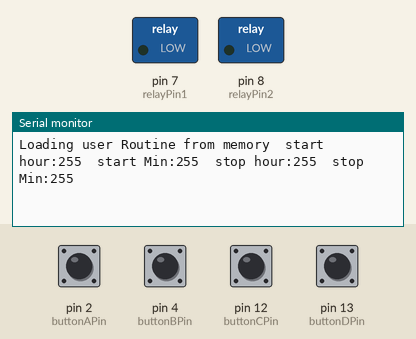
Recording of a sketch running on a simulated Arduino Uno, built with avr-gcc and run on an emulated ATmega328P. On the bench: switched loads named in the sketch (green lamp = pin HIGH), the last lines printed to the serial monitor. The test bench sets the inputs (shaded band); at power-on: pin 2 (buttonAPin), pin 4 (buttonBPin), pin 12 (buttonCPin), pin 13 (buttonDPin) HIGH. The local clock reads 2024-03-15 10:24:30 at power-on unless the sketch sets it.

Above: at 1.5 s.
1.6 s: pin 2 (buttonAPin) pulled LOW for 0.15 s
At 2.9 s:
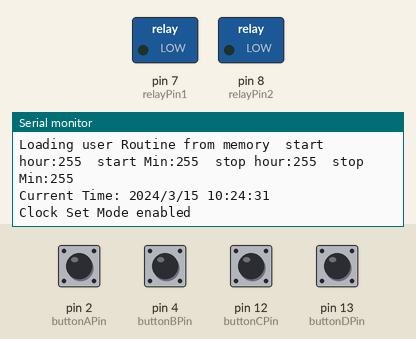
3.2 s: pin 4 (buttonBPin) pulled LOW for 0.15 s
At 4.4 s:
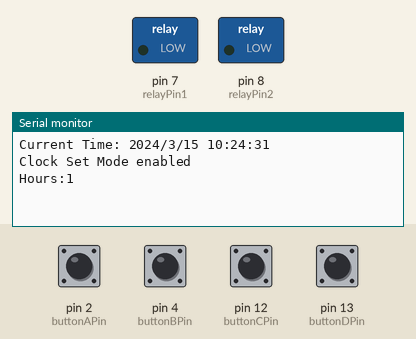
4.8 s: pin 12 (buttonCPin) pulled LOW for 0.15 s
At 5.8 s:
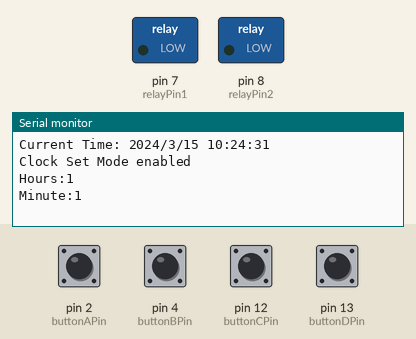
6.4 s: pin 13 (buttonDPin) pulled LOW for 0.15 s
At 7.7 s:
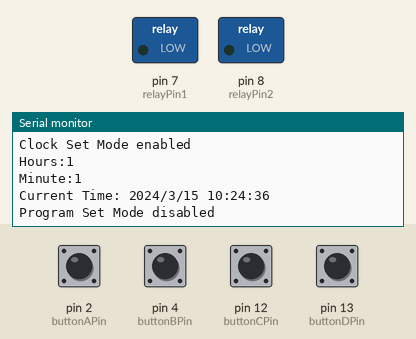
8.0 s: pin 2 (buttonAPin) pulled LOW for 1 s
At 11.5 s:
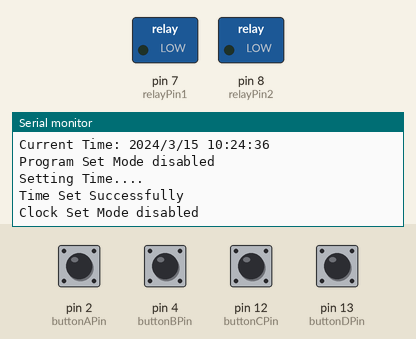
11.6 s: pin 13 (buttonDPin) pulled LOW for 1 s
At 13.0 s:
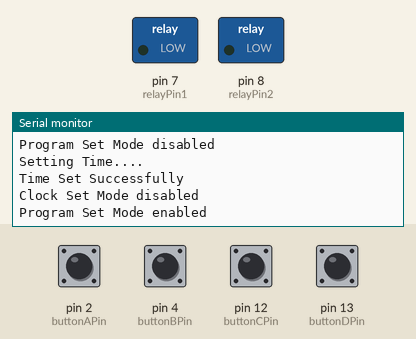

Measured:
- after the input at 1.6 s, the serial monitor: prints a new line after 0.15 s (image 1)
- after the input at 3.2 s, the serial monitor: prints a new line at once (image 2)
- after the input at 4.8 s, the serial monitor: prints a new line at once (image 3)
- after the input at 6.4 s, the serial monitor: prints a new line after 0.15 s (image 4)
- after the input at 8.0 s, the serial monitor: prints a new line after 1.0 s (image 5)
- after the input at 11.6 s, the serial monitor: prints a new line after 1.0 s (image 6)

The sketch:

RTC_Solar_Timer.ino
```cpp
#include <RTClib.h>     // Include the RTClib library for real-time clock functionality
#include <EEPROM.h> // Include the EEPROM library to store user routines

RTC_DS1307 rtc;          // Create an instance of the RTC_DS1307 class

const int relayPin1 = 7;
const int relayPin2 = 8;

const int buttonAPin = 2;
const int buttonBPin = 4;
const int buttonCPin = 12;
const int buttonDPin = 13;

bool clockSetMode = false;
bool saveTime = false;
bool progTime = false;
bool progSetMode = false;
bool setStartTime = false;
int hours = 0;
int Min = 0;

int startHour[3] = {0}; // Start times for each routine (routine 1, routine 2, routine 3)
int startMin[3] = {0};
int stopHour[3] = {0};  // Stop times for each routine (routine 1, routine 2, routine 3)
int stopMin[3] = {0};

unsigned long debounceDelay = 50;
bool lastButtonStateA = HIGH;
bool lastButtonStateB = HIGH;
bool lastButtonStateC = HIGH;
bool lastButtonStateD = HIGH;

unsigned long buttonPressStartTime = 0;
unsigned long longPressDuration = 1000; // Define the duration for a long press (in milliseconds)

int currentRoutine = 0; // Keeps track of the current routine being set

enum ProgramState {
  IDLE,
  SET_START_TIME,
  SET_STOP_TIME
};
ProgramState progState = SET_START_TIME;

void setup() {
  Serial.begin(115200);
  pinMode(buttonAPin, INPUT);
  pinMode(buttonBPin, INPUT);
  pinMode(buttonCPin, INPUT);
  pinMode(buttonDPin, INPUT); // for time setting

  pinMode(relayPin1, OUTPUT);
  pinMode(relayPin2, OUTPUT);

  digitalWrite(buttonAPin, HIGH);
  digitalWrite(buttonBPin, HIGH);
  digitalWrite(buttonCPin, HIGH);
  digitalWrite(buttonDPin, HIGH);

  Serial.println("Welcome!");

  if (!rtc.begin()) {
    Serial.println("Couldn't find RTC");
    Serial.flush();
    while (1) delay(10);
  }

  if (!rtc.isrunning()) {
    Serial.println("RTC is NOT running, let's set the time!");
    rtc.adjust(DateTime(F(__DATE__), F(__TIME__)));
  }
  loadUserRoutines();
}

void loop() {

   DateTime realTime = rtc.now();


  if (digitalRead(buttonAPin) == LOW && lastButtonStateA == HIGH) {
    buttonPressStartTime = millis();
    lastButtonStateA = LOW;
    delay(debounceDelay);
  }
  else if (digitalRead(buttonAPin) == HIGH && lastButtonStateA == LOW) {
    if (millis() - buttonPressStartTime >= longPressDuration) {
      // Long press detected
      if (clockSetMode) {
        saveTime = true;
        Serial.println("Setting Time....");
        delay(1000);
        adjustTimeOnRTC();
      }
    }
    else {
      // Short press detected
      clockSetMode = !clockSetMode;
      if (clockSetMode) {
        progSetMode = false; // Disable program set mode when entering clock set mode
      }
      displayTime();
      Serial.println(clockSetMode ? "Clock Set Mode enabled" : "Clock Set Mode disabled");
    }
    lastButtonStateA = HIGH;
  }

  if (clockSetMode) {
    if (digitalRead(buttonBPin) == LOW && lastButtonStateB == HIGH) {

      hourIncrease();
      lastButtonStateB = LOW;
      delay(debounceDelay);
      //hours = 0;
    }

    if (digitalRead(buttonCPin) == LOW && lastButtonStateC == HIGH) {

      MinIncrease();
      lastButtonStateC = LOW;
      delay(debounceDelay);
      //Min = 0;
    }
  }

  if (saveTime) {
    adjustTimeOnRTC();
    delay(100);
    saveTime = false;
    clockSetMode = false;
    Serial.println("Time Set Successfully");
    delay(1000);
    Serial.println("Clock Set Mode disabled");
  }
  else if (digitalRead(buttonDPin) == LOW && lastButtonStateD == HIGH) {
    buttonPressStartTime = millis();
    lastButtonStateD = LOW;
    delay(debounceDelay);
  }
  else if (digitalRead(buttonDPin) == HIGH && lastButtonStateD == LOW) {
    if (millis() - buttonPressStartTime >= longPressDuration) {
      // Long press detected
      progSetMode = !progSetMode;
      if (progSetMode) {
        progTime = false;
        progState = SET_START_TIME;
        currentRoutine = 0;
        Serial.println("Program Set Mode enabled");
      }
      else {
        Serial.println("Program Set Mode disabled");
        saveUserRoutines();
      }
    }
    else {
      // Short press detected
      if (progSetMode) {
        if (progState == SET_START_TIME) {
          progTime = true;
          setStartTime = true; // Set start time
          Serial.println("Setting Start Time for Routine " + String(currentRoutine + 1) + "....");
          delay(1000);
        }
        else if (progState == SET_STOP_TIME) {
          progTime = true;
          setStartTime = false; // Set stop time
          Serial.println("Setting Stop Time for Routine " + String(currentRoutine + 1) + "....");
          delay(1000);
        }
      }
      else {
        progSetMode = !progSetMode;
        if (progSetMode) {
          progSetMode = false;
        }
        displayTime();
        Serial.println(progSetMode ? "Program Set Mode enabled" : "Program Set Mode disabled");
      }
    }
    lastButtonStateD = HIGH;
  }

  if (progTime) {
    //routineTime();
    delay(100);
    progTime = true;
    if (progState == SET_START_TIME) {
      startHour[currentRoutine] = hours;
      startMin[currentRoutine] = Min;
      Serial.print("Routine ");
      Serial.print(currentRoutine + 1);
      Serial.print(" Start Time Set: ");
      Serial.print(startHour[currentRoutine]);
      Serial.print(":");
      Serial.println(startMin[currentRoutine]);
      progState = SET_STOP_TIME;
      if (setStartTime) {
        progState = SET_STOP_TIME; // If we were setting the start time, move to setting the stop time
      }
      else {
        progState = SET_START_TIME; // If we were setting the stop time, move to the next routine
        currentRoutine++;
        if (currentRoutine >= 3) {
          currentRoutine = 0;
          progSetMode = false;
          Serial.println("Program Set Mode disabled");
          saveUserRoutines();
        }
        else {
          Serial.println("Setting Start Time for Routine " + String(currentRoutine + 1) + "....");
          delay(1000);
        }
      }
    }
    else if (progState == SET_STOP_TIME) {
      stopHour[currentRoutine] = hours;
      stopMin[currentRoutine] = Min;
      Serial.print("Routine ");
      Serial.print(currentRoutine + 1);
      Serial.print(" Stop Time Set: ");
      Serial.print(stopHour[currentRoutine]);
      Serial.print(":");
      Serial.println(stopMin[currentRoutine]);
      progState = SET_START_TIME;
      currentRoutine++;
      if (currentRoutine >= 3) {
        currentRoutine = 0;
        progSetMode = false;
        Serial.println("Program Set Mode disabled");
        saveUserRoutines();
      }
      else {
        Serial.println("Setting Start Time for Routine " + String(currentRoutine + 1) + "....");
        delay(1000);
      }
    }
    progTime = false;
  }

  // Reset button states
  if (digitalRead(buttonBPin) == HIGH) {
    lastButtonStateB = HIGH;
  }
  if (digitalRead(buttonCPin) == HIGH) {
    lastButtonStateC = HIGH;
  }

   // Check if it's time to activate/deactivate the relay
  if (!progSetMode) {
    // DateTime currentTime = rtc.now();
    for (int i = 0; i < 3; i++) {
    DateTime startTime = DateTime(realTime.year(), realTime.month(), realTime.day(), startHour[i], startMin[i], realTime.second());
    DateTime stopTime = DateTime(realTime.year(), realTime.month(), realTime.day(), stopHour[i], stopMin[i], realTime.second());

      if (realTime >= startTime && realTime < stopTime) {
        activateRelay();
        // Serial.print("Relay for Routine ");
        // Serial.print(i + 1);
        // Serial.println(" Activated");
      }
       else{
        deactivateRelay();
        // Serial.print("Relay for Routine ");
        // Serial.print(i + 1);
        // Serial.println(" Deactivated");
      }
    }
  }

}

void hourIncrease() {
  hours++;
  Serial.print("Hours:");
  Serial.println(hours);
  if (hours > 23) {
    hours = 0;
  }
}

void MinIncrease() {
  Min++;
  Serial.print("Minute:");
  Serial.println(Min);
  if (Min > 59) {
    Min = 0;
  }
}

void displayTime() {
  DateTime currentTime = rtc.now();
  Serial.print("Current Time: ");
  Serial.print(currentTime.year());
  Serial.print("/");
  Serial.print(currentTime.month());
  Serial.print("/");
  Serial.print(currentTime.day());
  Serial.print(" ");
  Serial.print(currentTime.hour());
  Serial.print(":");
  Serial.print(currentTime.minute());
  Serial.print(":");
  Serial.println(currentTime.second());
}

void adjustTimeOnRTC() {
  DateTime updatedTime = rtc.now();
  DateTime setTime = DateTime(updatedTime.year(), updatedTime.month(), updatedTime.day(), hours, Min, updatedTime.second());

  updatedTime = setTime;
  rtc.adjust(updatedTime);
}

void routineTime() {
  DateTime realTime = rtc.now();
  DateTime startTime = DateTime(realTime.year(), realTime.month(), realTime.day(), startHour[currentRoutine], startMin[currentRoutine], realTime.second());
  DateTime stopTime = DateTime(realTime.year(), realTime.month(), realTime.day(), stopHour[currentRoutine], stopMin[currentRoutine], realTime.second());

  // Serial.print("Start Time: ");
  // Serial.print(newStartTime.year());
  // Serial.print("/");
  // Serial.print(newStartTime.month());
  // Serial.print("/");
  // Serial.print(newStartTime.day());
  // Serial.print(" ");
  // Serial.print(newStartTime.hour());
  // Serial.print(":");
  // Serial.print(newStartTime.minute());
  // Serial.print(":");
  // Serial.println(newStartTime.second());

  // Serial.print("Stop Time: ");
  // Serial.print(newStopTime.year());
  // Serial.print("/");
  // Serial.print(newStopTime.month());
  // Serial.print("/");
  // Serial.print(newStopTime.day());
  // Serial.print(" ");
  // Serial.print(newStopTime.hour());
  // Serial.print(":");
  // Serial.print(newStopTime.minute());
  // Serial.print(":");
  // Serial.println(newStopTime.second());
}

void saveUserRoutines() {
  for (int i = 0; i < 3; i++) {

    EEPROM.write(i * 4, startHour[i]);
    EEPROM.write(i * 4 + 1, startMin[i]);
    EEPROM.write(i * 4 + 2, stopHour[i]);
    EEPROM.write(i * 4 + 3, stopMin[i]);
  }
 Serial.print("Saving user Routine to memory");
}

void loadUserRoutines() {
  for (int i = 0; i < 3; i++) {

    startHour[i] = EEPROM.read(i * 4);
    startMin[i] = EEPROM.read(i * 4 + 1);
    stopHour[i] = EEPROM.read(i * 4 + 2);
    stopMin[i] = EEPROM.read(i * 4 + 3);

  Serial.print("Loading user Routine from memory");
  Serial.print("  start hour:");
  Serial.print(startHour[i]);
  Serial.print("  start Min:");
  Serial.print(startMin[i]);
  Serial.print("  stop hour:");
  Serial.print(stopHour[i]);
  Serial.print("  stop Min:");
  Serial.println(stopMin[i]);
  delay(100);
  }


}

void activateRelay() {
  digitalWrite(relayPin1, HIGH);
  digitalWrite(relayPin2, HIGH);
}

void deactivateRelay() {
  digitalWrite(relayPin1, LOW);
  digitalWrite(relayPin2, LOW);
}
```
